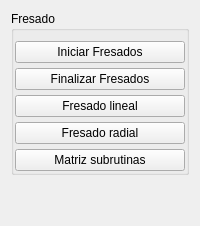
       <widget class="QWidget" name="tabWidget_functions_milling">
        <attribute name="title">
         <string/>
        </attribute>
        <attribute name="toolTip">
         <string>Fresado</string>
        </attribute>
        <layout class="QGridLayout" name="gridLayout_9">
         <item row="0" column="0">
          <widget class="QGroupBox" name="groupBox_milling">
           <property name="title">
            <string>Fresado</string>
           </property>
           <property name="flat">
            <bool>true</bool>
           </property>
           <layout class="QGridLayout" name="gridLayout_10">
            <property name="leftMargin">
             <number>1</number>
            </property>
            <property name="topMargin">
             <number>10</number>
            </property>
            <property name="rightMargin">
             <number>1</number>
            </property>
            <property name="bottomMargin">
             <number>1</number>
            </property>
            <property name="horizontalSpacing">
             <number>3</number>
            </property>
            <property name="verticalSpacing">
             <number>5</number>
            </property>
            <item row="2" column="0">
             <widget class="QPushButton" name="btn_lineal_mill">
              <property name="toolTip">
               <string>Realizar un movimiento lineal de mecanizado o posicionamiento para fresado</string>
              </property>
              <property name="statusTip">
               <string>Realizar un movimiento lineal de mecanizado o posicionamiento para fresado</string>
              </property>
              <property name="text">
               <string>Fresado lineal</string>
              </property>
             </widget>
            </item>
            <item row="3" column="0">
             <widget class="QPushButton" name="btn_radial_mill">
              <property name="toolTip">
               <string>Realizar un movimiento radial de mecanizado para fresado</string>
              </property>
              <property name="statusTip">
               <string>Realizar un movimiento radial de mecanizado para fresado</string>
              </property>
              <property name="text">
               <string>Fresado radial</string>
              </property>
             </widget>
            </item>
            <item row="1" column="0">
             <widget class="QPushButton" name="btn_mill_end">
              <property name="toolTip">
               <string>Agrega los comandos de finalización para fresados</string>
              </property>
              <property name="statusTip">
               <string>Agrega los comandos de finalización para fresados</string>
              </property>
              <property name="text">
               <string>Finalizar Fresados</string>
              </property>
             </widget>
            </item>
            <item row="0" column="0">
             <widget class="QPushButton" name="btn_mill_ini">
              <property name="toolTip">
               <string>Agrega los comandos de preparación para fresados</string>
              </property>
              <property name="statusTip">
               <string>Agrega los comandos de preparación para fresados</string>
              </property>
              <property name="text">
               <string>Iniciar Fresados</string>
              </property>
             </widget>
            </item>
            <item row="4" column="0">
             <widget class="QPushButton" name="btn_sub_matrix">
              <property name="toolTip">
               <string>Crear matriz de subrutinas</string>
              </property>
              <property name="statusTip">
               <string>Crear matriz de subrutinas</string>
              </property>
              <property name="text">
               <string>Matriz subrutinas</string>
              </property>
             </widget>
            </item>
           </layout>
          </widget>
         </item>
         <item row="1" column="0">
          <spacer name="verticalSpacer_8">
           <property name="orientation">
            <enum>Qt::Orientation::Vertical</enum>
           </property>
           <property name="sizeHint" stdset="0">
            <size>
             <width>20</width>
             <height>40</height>
            </size>
           </property>
          </spacer>
         </item>
        </layout>
       </widget>
